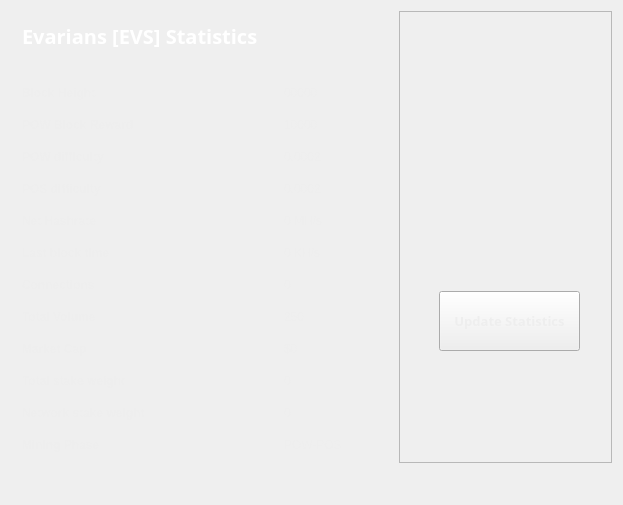
<?xml version="1.0" encoding="UTF-8"?>
<ui version="4.0">
 <class>StatisticsPage</class>
 <widget class="QWidget" name="StatisticsPage">
  <property name="windowModality">
   <enum>Qt::NonModal</enum>
  </property>
  <property name="geometry">
   <rect>
    <x>0</x>
    <y>0</y>
    <width>623</width>
    <height>505</height>
   </rect>
  </property>
  <property name="windowTitle">
   <string>Digging</string>
  </property>
  <property name="styleSheet">
   <string notr="true">color:#eeeeee;
font-family:'Open Sans,sans-serif';</string>
  </property>
  <layout class="QGridLayout" name="gridLayout">
   <property name="sizeConstraint">
    <enum>QLayout::SetMaximumSize</enum>
   </property>
   <item row="0" column="1">
    <widget class="QFrame" name="frame">
     <property name="minimumSize">
      <size>
       <width>213</width>
       <height>0</height>
      </size>
     </property>
     <property name="frameShape">
      <enum>QFrame::StyledPanel</enum>
     </property>
     <property name="frameShadow">
      <enum>QFrame::Raised</enum>
     </property>
     <widget class="QPushButton" name="startButton">
      <property name="geometry">
       <rect>
        <x>40</x>
        <y>280</y>
        <width>141</width>
        <height>60</height>
       </rect>
      </property>
      <property name="sizePolicy">
       <sizepolicy hsizetype="Fixed" vsizetype="Fixed">
        <horstretch>0</horstretch>
        <verstretch>0</verstretch>
       </sizepolicy>
      </property>
      <property name="minimumSize">
       <size>
        <width>120</width>
        <height>60</height>
       </size>
      </property>
      <property name="font">
       <font>
        <family>Open Sans,sans-serif</family>
        <pointsize>10</pointsize>
        <weight>75</weight>
        <bold>true</bold>
        <underline>false</underline>
        <kerning>true</kerning>
       </font>
      </property>
      <property name="autoFillBackground">
       <bool>false</bool>
      </property>
      <property name="styleSheet">
       <string notr="true"/>
      </property>
      <property name="text">
       <string>Update Statistics</string>
      </property>
     </widget>
     <widget class="QLabel" name="label">
      <property name="geometry">
       <rect>
        <x>10</x>
        <y>10</y>
        <width>191</width>
        <height>191</height>
       </rect>
      </property>
      <property name="text">
       <string/>
      </property>
      <property name="pixmap">
       <pixmap resource="../bitcoin.qrc">:/icons/evarians</pixmap>
      </property>
      <property name="scaledContents">
       <bool>true</bool>
      </property>
     </widget>
    </widget>
   </item>
   <item row="0" column="0">
    <widget class="QFrame" name="gridFrame_2">
     <layout class="QGridLayout" name="gridLayout_4">
      <item row="3" column="0">
       <layout class="QFormLayout" name="formLayout_2">
        <property name="fieldGrowthPolicy">
         <enum>QFormLayout::FieldsStayAtSizeHint</enum>
        </property>
        <property name="horizontalSpacing">
         <number>139</number>
        </property>
        <property name="verticalSpacing">
         <number>18</number>
        </property>
        <property name="rightMargin">
         <number>0</number>
        </property>
        <item row="1" column="0">
         <widget class="QLabel" name="label_14">
          <property name="text">
           <string>&lt;html&gt;&lt;head/&gt;&lt;body&gt;&lt;p&gt;&lt;span style=&quot; font-weight:600;&quot;&gt;Block Height&lt;/span&gt;&lt;/p&gt;&lt;/body&gt;&lt;/html&gt;</string>
          </property>
         </widget>
        </item>
        <item row="1" column="1">
         <widget class="QLabel" name="heightBox">
          <property name="text">
           <string>00000</string>
          </property>
         </widget>
        </item>
        <item row="2" column="0">
         <widget class="QLabel" name="label_12">
          <property name="text">
           <string>&lt;html&gt;&lt;head/&gt;&lt;body&gt;&lt;p&gt;&lt;span style=&quot; font-weight:600;&quot;&gt;POW Block Reward&lt;/span&gt;&lt;/p&gt;&lt;/body&gt;&lt;/html&gt;</string>
          </property>
         </widget>
        </item>
        <item row="2" column="1">
         <widget class="QLabel" name="rewardBox">
          <property name="text">
           <string>10000</string>
          </property>
         </widget>
        </item>
        <item row="3" column="0">
         <widget class="QLabel" name="label_13">
          <property name="text">
           <string>&lt;html&gt;&lt;head/&gt;&lt;body&gt;&lt;p&gt;&lt;span style=&quot; font-weight:600;&quot;&gt;POW difficulty&lt;/span&gt;&lt;/p&gt;&lt;/body&gt;&lt;/html&gt;</string>
          </property>
         </widget>
        </item>
        <item row="3" column="1">
         <widget class="QLabel" name="diffBox">
          <property name="text">
           <string>0.0002</string>
          </property>
         </widget>
        </item>
        <item row="4" column="0">
         <widget class="QLabel" name="label_9">
          <property name="text">
           <string>&lt;html&gt;&lt;head/&gt;&lt;body&gt;&lt;p&gt;&lt;span style=&quot; font-weight:600;&quot;&gt;POS difficulty&lt;/span&gt;&lt;/p&gt;&lt;/body&gt;&lt;/html&gt;</string>
          </property>
         </widget>
        </item>
        <item row="4" column="1">
         <widget class="QLabel" name="diffBox2">
          <property name="text">
           <string>0.0002</string>
          </property>
         </widget>
        </item>
        <item row="5" column="1">
         <widget class="QLabel" name="pawrateBox">
          <property name="text">
           <string>0 MH/s</string>
          </property>
         </widget>
        </item>
        <item row="6" column="0">
         <widget class="QLabel" name="label3_2">
          <property name="sizePolicy">
           <sizepolicy hsizetype="Preferred" vsizetype="Maximum">
            <horstretch>0</horstretch>
            <verstretch>0</verstretch>
           </sizepolicy>
          </property>
          <property name="text">
           <string>&lt;html&gt;&lt;head/&gt;&lt;body&gt;&lt;p&gt;&lt;span style=&quot; font-weight:600;&quot;&gt;Last block time&lt;/span&gt;&lt;/p&gt;&lt;/body&gt;&lt;/html&gt;</string>
          </property>
         </widget>
        </item>
        <item row="6" column="1">
         <widget class="QLabel" name="localBox">
          <property name="text">
           <string>0 KH/s</string>
          </property>
         </widget>
        </item>
        <item row="7" column="0">
         <widget class="QLabel" name="label1_2">
          <property name="text">
           <string>&lt;html&gt;&lt;head/&gt;&lt;body&gt;&lt;p&gt;&lt;span style=&quot; font-weight:600;&quot;&gt;Connections&lt;/span&gt;&lt;/p&gt;&lt;/body&gt;&lt;/html&gt;</string>
          </property>
         </widget>
        </item>
        <item row="7" column="1">
         <widget class="QLabel" name="connectionBox">
          <property name="text">
           <string>0</string>
          </property>
         </widget>
        </item>
        <item row="8" column="0">
         <widget class="QLabel" name="label_8">
          <property name="text">
           <string>&lt;html&gt;&lt;head/&gt;&lt;body&gt;&lt;p&gt;&lt;span style=&quot; font-weight:600;&quot;&gt;Total Volume&lt;/span&gt;&lt;/p&gt;&lt;/body&gt;&lt;/html&gt;</string>
          </property>
         </widget>
        </item>
        <item row="8" column="1">
         <widget class="QLabel" name="volumeBox">
          <property name="text">
           <string>250</string>
          </property>
         </widget>
        </item>
		<item row="9" column="0">
         <widget class="QLabel" name="label_17">
          <property name="text">
           <string>&lt;html&gt;&lt;head/&gt;&lt;body&gt;&lt;p&gt;&lt;span style=&quot; font-weight:600;&quot;&gt;Market Cap&lt;/span&gt;&lt;/p&gt;&lt;/body&gt;&lt;/html&gt;</string>
          </property>
         </widget>
        </item>
        <item row="9" column="1">
         <widget class="QLabel" name="marketcap">
          <property name="text">
           <string>$0</string>
          </property>
         </widget>
        </item>
        <item row="10" column="0">
         <widget class="QLabel" name="label_10">
          <property name="text">
           <string>&lt;html&gt;&lt;head/&gt;&lt;body&gt;&lt;p&gt;&lt;span style=&quot; font-weight:600;&quot;&gt;Total stake weight&lt;/span&gt;&lt;/p&gt;&lt;/body&gt;&lt;/html&gt;</string>
          </property>
         </widget>
        </item>
        <item row="10" column="1">
         <widget class="QLabel" name="minBox">
          <property name="text">
           <string>0</string>
          </property>
         </widget>
        </item>
        <item row="11" column="0">
         <widget class="QLabel" name="label_11">
          <property name="text">
           <string>&lt;html&gt;&lt;head/&gt;&lt;body&gt;&lt;p&gt;&lt;span style=&quot; font-weight:600;&quot;&gt;Network stake weight&lt;/span&gt;&lt;/p&gt;&lt;/body&gt;&lt;/html&gt;</string>
          </property>
         </widget>
        </item>
        <item row="11" column="1">
         <widget class="QLabel" name="maxBox">
          <property name="text">
           <string>0</string>
          </property>
         </widget>
        </item>
        <item row="12" column="0">
         <widget class="QLabel" name="label_15">
          <property name="text">
           <string>&lt;html&gt;&lt;head/&gt;&lt;body&gt;&lt;p&gt;&lt;span style=&quot; font-weight:600;&quot;&gt;Mining Phase&lt;/span&gt;&lt;/p&gt;&lt;/body&gt;&lt;/html&gt;</string>
          </property>
         </widget>
        </item>
        <item row="12" column="1">
         <widget class="QLabel" name="cBox">
          <property name="text">
           <string>POW-POS</string>
          </property>
         </widget>
        </item>
        <item row="5" column="0">
         <widget class="QLabel" name="label_16">
          <property name="text">
           <string>&lt;html&gt;&lt;head/&gt;&lt;body&gt;&lt;p&gt;&lt;span style=&quot; font-weight:600;&quot;&gt;Net Hashrate&lt;/span&gt;&lt;/p&gt;&lt;/body&gt;&lt;/html&gt;</string>
          </property>
         </widget>
        </item>
       </layout>
      </item>
      <item row="1" column="0">
       <layout class="QHBoxLayout" name="horizontalLayout_4">
        <property name="spacing">
         <number>7</number>
        </property>
        <item>
         <widget class="QLabel" name="label_5">
          <property name="font">
           <font>
            <family>Open Sans,sans-serif</family>
           </font>
          </property>
          <property name="text">
           <string>&lt;html&gt;&lt;head/&gt;&lt;body&gt;&lt;p&gt;&lt;span style=&quot; font-size:20px; font-weight:600; color:#FFFFFF;&quot;&gt;Evarians [EVS] Statistics&lt;/span&gt;&lt;/p&gt;&lt;/body&gt;&lt;/html&gt;</string>
          </property>
         </widget>
        </item>
        <item>
         <spacer name="horizontalSpacer_2">
          <property name="orientation">
           <enum>Qt::Horizontal</enum>
          </property>
          <property name="sizeHint" stdset="0">
           <size>
            <width>40</width>
            <height>20</height>
           </size>
          </property>
         </spacer>
        </item>
       </layout>
      </item>
      <item row="2" column="0">
       <spacer name="verticalSpacer_2">
        <property name="orientation">
         <enum>Qt::Vertical</enum>
        </property>
        <property name="sizeHint" stdset="0">
         <size>
          <width>20</width>
          <height>40</height>
         </size>
        </property>
       </spacer>
      </item>
     </layout>
    </widget>
   </item>
   <item row="1" column="0">
    <spacer name="verticalSpacer">
     <property name="orientation">
      <enum>Qt::Vertical</enum>
     </property>
     <property name="sizeHint" stdset="0">
      <size>
       <width>20</width>
       <height>40</height>
      </size>
     </property>
    </spacer>
   </item>
  </layout>
 </widget>
 <layoutdefault spacing="6" margin="11"/>
 <resources>
  <include location="../bitcoin.qrc"/>
 </resources>
 <connections/>
</ui>
